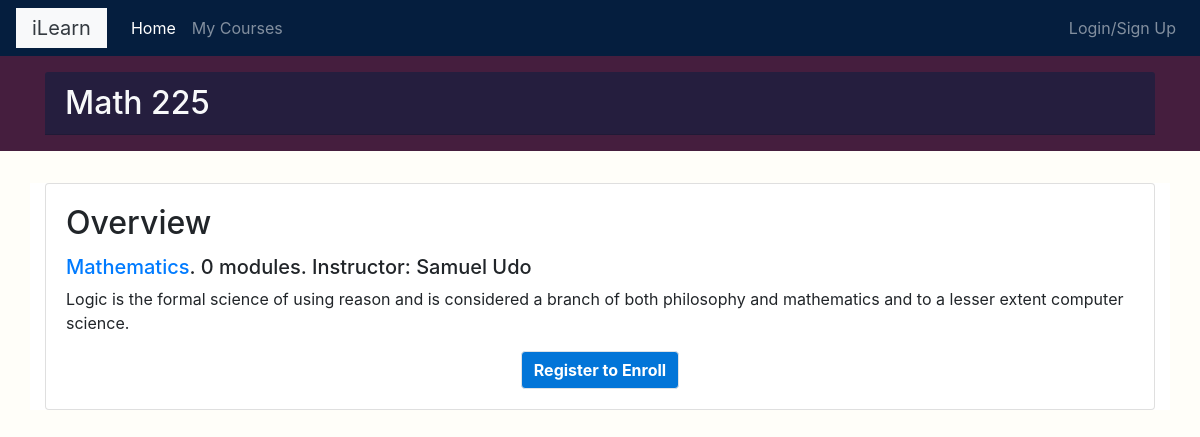
Page /course/math-225/ on the earlier database version.
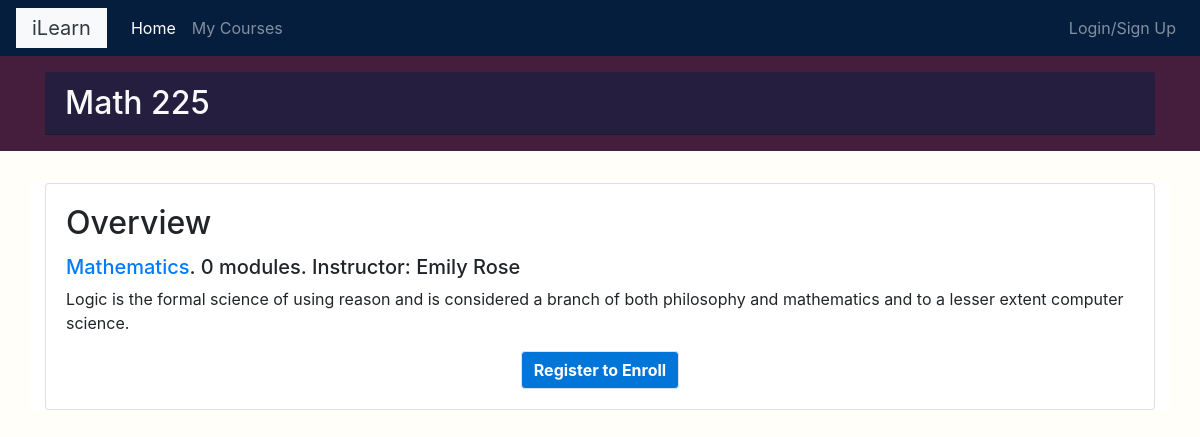
Same page on the later database version.
### courses/models.py (models this page shows, shortened)
class Course(models.Model):
    instructor = models.ForeignKey('Instructor', related_name='courses_created', on_delete=models.CASCADE)
    subject  = models.ForeignKey(Subject, related_name='courses', on_delete=models.CASCADE)
    title = models.CharField(max_length=200)
    overview = models.TextField(max_length=200)
    slug = models.SlugField(max_length=200,unique=True)
    created = models.DateTimeField(auto_now_add=True)
    enrollments = models.ManyToManyField(Student,through='Enrollment')
    feature = models.BooleanField(default=False,null=True)
    photo = models.ImageField(upload_to='courses/%Y/%m/%d/',default='courses/course_icon.png',
                              blank=False)
    class Meta:
        ordering = ['-created']

class Instructor(models.Model):
    user = models.OneToOneField(User,related_name='instructor',on_delete=models.CASCADE)
    feature = models.BooleanField(default=False,null=True)
    pass

### courses/views.py (the view, shortened to what this page needs)
class CourseDetailView(DetailView):
    model = Course
    template_name = 'courses/course/detail.html'
    def get_context_data(self,**kwargs):
        context = super().get_context_data(**kwargs)
        if self.request.user.is_authenticated:
            if self.object.course_enrollements.filter(student__user=self.request.user):
                context['is_student'] = True
                return context
        context['enroll_form'] = CourseEnrollForm(initial={'course':self.object})
        return context

### courses/templatetags/course.py (called while the page is built)
@register.filter
def is_instructor(obj):
    try:
        if obj.is_superuser or obj.instructor:
            return True
        else:
            return False
    except:
        return None

### courses/templates/courses/course/detail.html (shortened to what this page needs)
{% extends "base.html" %}
{% block page_title %}
  <h2 class='card-header bg-secondary-theme-one text-light'> {{ object.title }}</h2>
{% endblock %}
{% block content %}
  {% with subject=object.subject %}
    <div class="card">
      <div class="module card-body">
        <h2 class="card-title">Overview</h2>
        <div class="card-text">
          <p class="h5">
            <a href="{% url "courses:course_list_subject" subject.slug %}">{{ subject.title }}</a>.
            {{ object.modules.count }} modules.
            Instructor:
            {{ object.instructor.user.get_full_name }}
          </p>
          {{ object.overview|linebreaks }}
          {% if request.user.is_authenticated %}
            {% if is_student %}
              <div class="d-flex justify-content-center align-items-end">
                <a href="{% url "students:student_course_detail" object.id  %}" class="btn bg-btn-theme-one px-5 border" name="button">Explore</a>
                <a href="{% url "students:drop_course" object.id %}" class="text-danger mx-2 drop">Drop Course</a>
              </div>
            {% else %}
            <form class="" action="{% url "students:student_enroll_course" %}" method="post">
              {{ enroll_form }}
              {% csrf_token %}
              <input type="submit" name="" class='bg-btn-theme-one' value="Enroll Now">
            </form>
            {% endif %}
          {% else %}
            <div class="text-center">
              <a class="btn bg-btn-theme-one border text-white" href="{% url "login" %}?next={{request.path}}">
                Register to Enroll
              </a>
            </div>
          {% endif %}
        </div>
      </div>
    </div>
  {% endwith %}
{% endblock %}

Differences in the rows shown:
changed Course "Math 225": instructor.user.get_full_name "Samuel Udo" → "Emily Rose"
